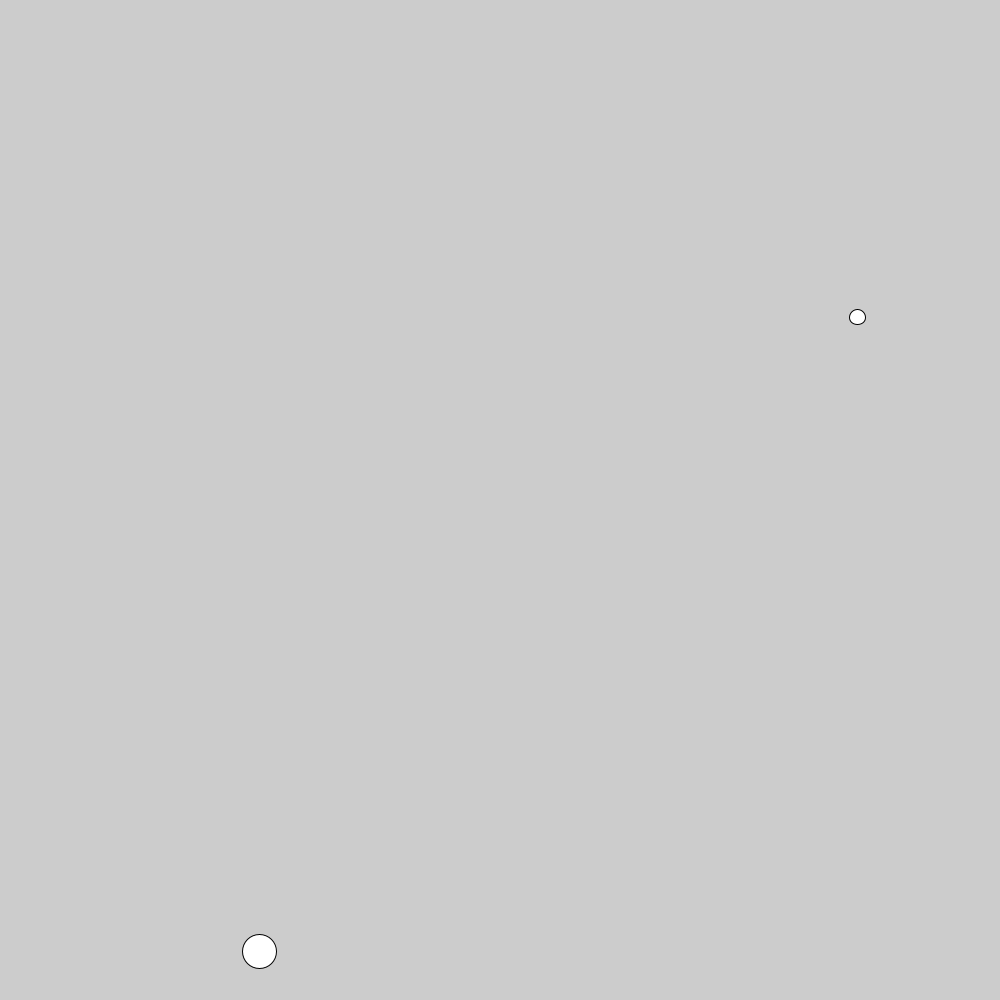
Frame 1 (no input)
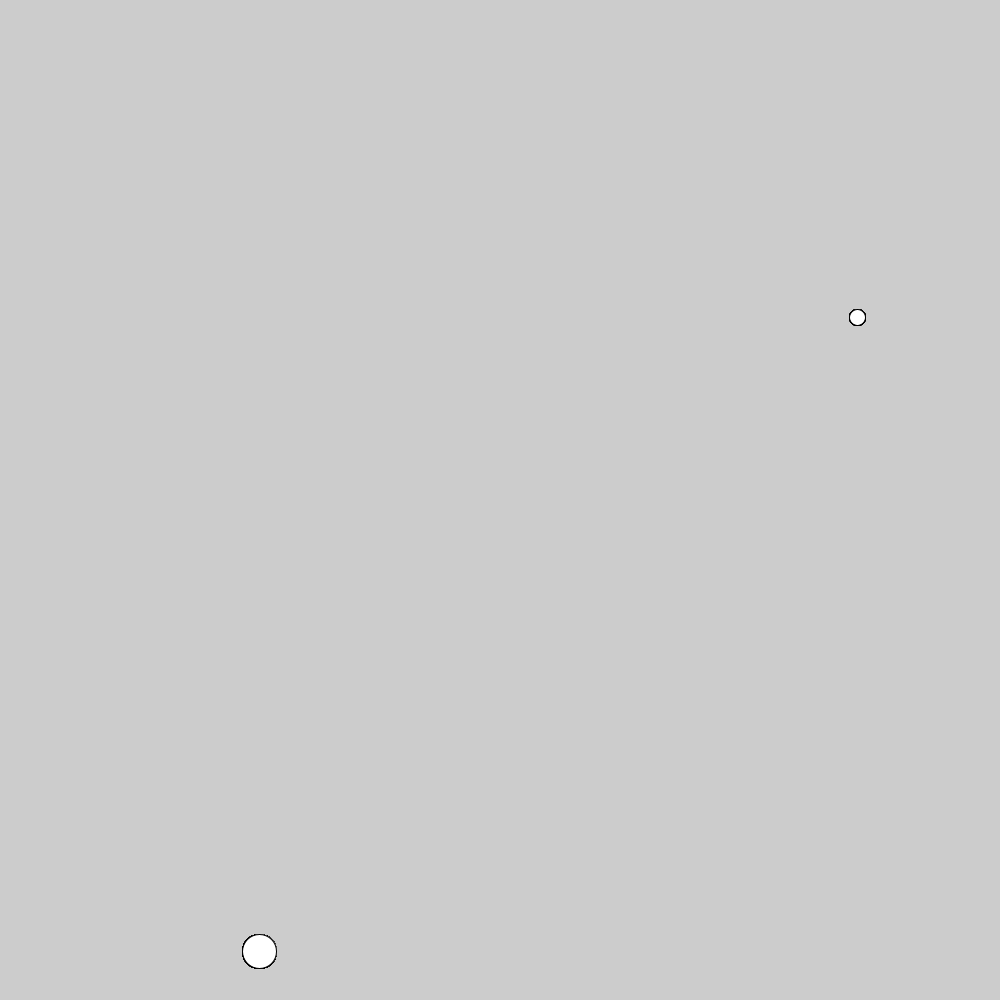
Frame 60 (the mouse pressed at the canvas centre just before this capture)
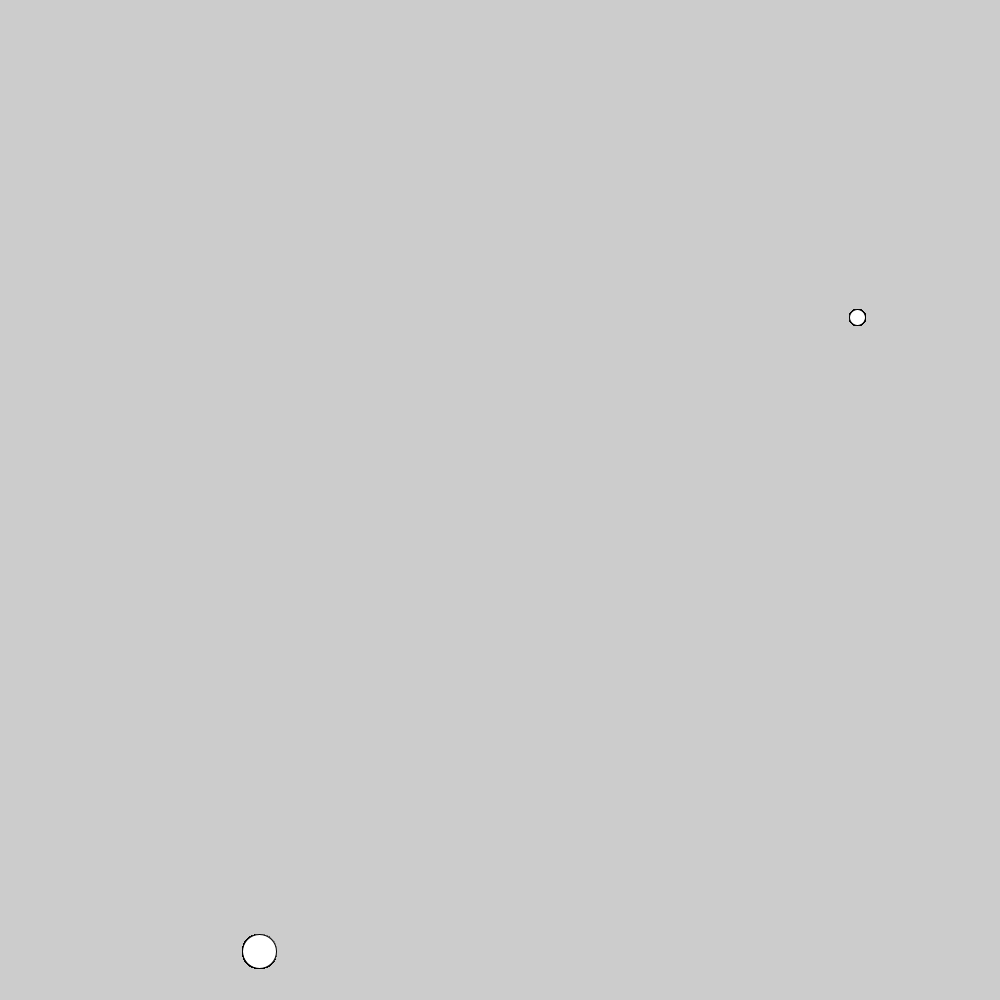
Frame 120 (the mouse held since frame 60 and released just before this capture)

The Processing sketch that drew these frames (run headless with seeded random() and noise(); from frame 60 on, the mouse is pressed at the canvas centre):

// Processing sketch: force_lib
// ── force_lib.pde
class PVector {
  float x;
  float y;
  
  PVector(float x_, float y_) {
    x = x_;
    y = y_;
  }
  
  void add(PVector v) {
    x = x + v.x;
    y = y + v.y;
  }
  
  void sub(PVector v) {
    x = x - v.x;
    y = y -v.x;
  }
  
  void mult(float m) {
    x = m * x;
    y = m * y;
  }
  
  void div(float m) {
    x = x / m;
    y = y / m;
  }
  
  float mag(){
    return sqrt(x * x + y * y);
  }
  
  void normalize() {
    float m = mag();
    div(m);
  }
  
  PVector random2d() {
    PVector v = new PVector(random(-width, width), random(-height, height));
    v.normalize();
    return v;
  }
  
  PVector get() {
    PVector vcopy = new PVector(x, y);
    return vcopy;
  }
  
  void limitspeed(float topspeed) {//when set the topspeed, the ellipse will not return to window area.
    if (abs(x) > topspeed) {
      x = topspeed;
    }
  
    if (abs(y) > topspeed) {
      y = topspeed;
    }
   }
   
   PVector sub2(PVector v1, PVector v2) {
     PVector v3;
     v3 = new PVector(v1.x - v2.x, v1.y - v2.y);
     return v3;
   }
}

class Mover {
  PVector location;
  PVector velocity;
  PVector acceleration;
  float mass;
  float G;
  
  Mover(float m, float x, float y) {
    location = new PVector(x, y);
    velocity = new PVector(0, 0.000);
    acceleration = new PVector(0, 0);
    mass = m;
    G = 1.4;
  }
  void applyForce(PVector force) {
    PVector f = force.get();
    f.div(mass);
    acceleration.add(f);
  }
 
  void checkEdges() {
    if(location.x > width) {
      location.x = width;
      velocity.x *= -1;
      
    } else if (location.x < 0) {
      location.x = 0;
      velocity.x *= -1;
    }
    if(location.y > height) {
      location.y = height;
      velocity.y = - velocity.y;
    } else if (location.y < 0) {
      location.y = 0;
      velocity.y *= -1;
    }
    
  }
  
  void update() {
    velocity.add(acceleration);
    //velocity.limitspeed(10);
    location.add(velocity);
    acceleration.mult(0);
  }
  
  void display() {
    stroke(0);
    fill(255);
    ellipse(location.x, location.y, mass, mass);
  }
  
  boolean isInside(Liquid l) {
    if (location.x > l.x && location.x <l.x + l.w && location.y >l.y && location.y < l.y + l.h) {
      return true;
    } else {
      return false;
    }
  }
  
  void drag(Liquid l) {
    float speed = velocity.mag();
    float dragMagnitude = l.c * speed * speed;
    
    PVector drag = velocity.get();
    drag.mult(-1);
    drag.normalize();
    drag.mult(dragMagnitude);
    applyForce(drag);
  }
  
  PVector attract(Mover m){
    PVector force = new PVector(0, 0);
    force = force.sub2(location, m.location);
    float distance = force.mag();
    distance = constrain(distance, mass, width);
    float strength = (G* m.mass * mass) / (distance * distance);
    force.normalize();
    force.mult(strength);
    force.mult(1);
    //println("force.y=", force.y);
    //println("force.x=", force.x);
    return force;   
  }
}

class Liquid {
  float x, y, w, h;
  float c;
  
  Liquid(float x_, float y_, float w_, float h_, float c_) {
    x = x_;
    y = y_;
    w = w_;
    h = h_;
    c = c_;
  }
  
  void display() {
    noStroke();
    fill(175);
    rect(x, y, w, h);
  }
}

class Attractor{
  float mass;
  PVector location;
  float G;
  Attractor(float mass_) {
    location = new PVector(width/2, height/2);
    mass = mass_;
    G = 1.4;
  }
  
  void display() {
    stroke(0);
    fill(175, 200);
    ellipse(location.x, location.y, mass, mass);
  }
  
  PVector attract(Mover m){
    PVector force = new PVector(0, 0);
    force = force.sub2(location, m.location);
    float distance = force.mag();
    distance = constrain(distance, 0.5 * mass, width);
    float strength = (G* m.mass * mass) / (distance * distance);
    force.normalize();
    force.mult(strength);
    line(m.location.x, force.y, m.location.x, m.location.y);
    println("force.y=", force.y);
    force.mult(1);
    return force;   
  }
}

PVector wind(float time) {//generate a random vector from Perl noies.
  float w_x = noise(time) * random(-2, 2);
  float w_y = noise(time + 10) * random(-2, 2);
  PVector wind = new PVector(w_x, w_y);
  wind.normalize();
  return wind;
}
Mover[] movers = new Mover[2];
Attractor a;
//Liquid liquid;
//float time = 0;
void setup() {
  size(1000, 1000);
  smooth();
  a = new Attractor(45);
  //liquid = new Liquid(0, height/2, width, height/2, 0.5);
  for (int i = 0; i < movers.length; i++) {
    movers[i] = new Mover(random(5, 50), random(width), random(height));
  }
  
}

void draw() {
    //background(0);
    //a.display();
   //liquid.display();
    //time += 1;
    //wind = wind(time);
    //wind.mult(0.5);
    //PVector wind = new PVector(0.01, 0);
    
    //for (int i = 0; i < movers.length; i++) {
    //if (movers[i].isInside(liquid)) {
      //movers[i].drag(liquid);
    //}
    //PVector gravity = new PVector(0, 0.1 * movers[i].mass);
    //float c = 0.05;
    //PVector friction = movers[i].velocity.get();
    //friction.mult(-1);
    //friction.normalize();
    //friction.mult(c);
      
    //movers[i].applyForce(friction);
    //movers[i].applyForce(wind);
    //movers[i].applyForce(gravity);
    for (int i = 0; i <movers.length; i++){
      for (int j = 0; j < movers.length; j++){
      if(i != j){
      PVector force = movers[i].attract(movers[j]);
      movers[j].applyForce(force);
      }
      }
      movers[i].update();
      movers[i].display();
      movers[i].checkEdges();
    }
    //println("friction=", friction.x);
    
    //println("a.x = ", mover.acceleration.x);
    //println("a.y = ", mover.acceleration.y);
    //println("l.x = ", mover.location.x);
    //println(",", movers[1].location.y);
 }

  
